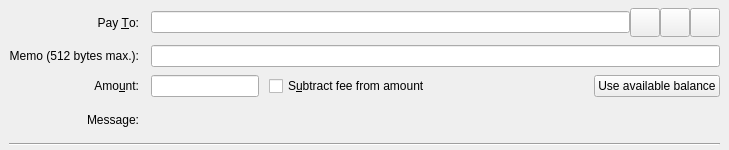
<?xml version="1.0" encoding="UTF-8"?>
<ui version="4.0">
 <class>SendCoinsEntry</class>
 <widget class="QStackedWidget" name="SendCoinsEntry">
  <property name="geometry">
   <rect>
    <x>0</x>
    <y>0</y>
    <width>729</width>
    <height>150</height>
   </rect>
  </property>
  <property name="focusPolicy">
   <enum>Qt::TabFocus</enum>
  </property>
  <property name="autoFillBackground">
   <bool>false</bool>
  </property>
  <widget class="QFrame" name="SendCoins">
   <property name="toolTip">
    <string>This is a normal payment.</string>
   </property>
   <property name="frameShape">
    <enum>QFrame::NoFrame</enum>
   </property>
   <layout class="QGridLayout" name="gridLayout">
    <property name="topMargin">
     <number>8</number>
    </property>
    <property name="bottomMargin">
     <number>4</number>
    </property>
    <property name="horizontalSpacing">
     <number>12</number>
    </property>
    <property name="verticalSpacing">
     <number>8</number>
    </property>
    <item row="0" column="0">
     <widget class="QLabel" name="payToLabel">
      <property name="text">
       <string>Pay &amp;To:</string>
      </property>
      <property name="alignment">
       <set>Qt::AlignRight|Qt::AlignTrailing|Qt::AlignVCenter</set>
      </property>
      <property name="buddy">
       <cstring>payTo</cstring>
      </property>
     </widget>
    </item>
    <item row="0" column="1">
     <layout class="QHBoxLayout" name="payToLayout">
      <property name="spacing">
       <number>0</number>
      </property>
      <item>
       <widget class="QValidatedLineEdit" name="payTo">
        <property name="toolTip">
         <string>The Komodo address to send the payment to</string>
        </property>
       </widget>
      </item>
      <item>
       <widget class="QToolButton" name="addressBookButton">
        <property name="toolTip">
         <string>Choose previously used address</string>
        </property>
        <property name="text">
         <string/>
        </property>
        <property name="icon">
         <iconset resource="../komodo.qrc">
          <normaloff>:/icons/address-book</normaloff>:/icons/address-book</iconset>
        </property>
        <property name="iconSize">
         <size>
          <width>22</width>
          <height>22</height>
         </size>
        </property>
        <property name="shortcut">
         <string>Alt+A</string>
        </property>
       </widget>
      </item>
      <item>
       <widget class="QToolButton" name="pasteButton">
        <property name="toolTip">
         <string>Paste address from clipboard</string>
        </property>
        <property name="text">
         <string/>
        </property>
        <property name="icon">
         <iconset resource="../komodo.qrc">
          <normaloff>:/icons/editpaste</normaloff>:/icons/editpaste</iconset>
        </property>
        <property name="iconSize">
         <size>
          <width>22</width>
          <height>22</height>
         </size>
        </property>
        <property name="shortcut">
         <string>Alt+P</string>
        </property>
       </widget>
      </item>
      <item>
       <widget class="QToolButton" name="deleteButton">
        <property name="toolTip">
         <string>Remove this entry</string>
        </property>
        <property name="text">
         <string/>
        </property>
        <property name="icon">
         <iconset resource="../komodo.qrc">
          <normaloff>:/icons/remove</normaloff>:/icons/remove</iconset>
        </property>
        <property name="iconSize">
         <size>
          <width>22</width>
          <height>22</height>
         </size>
        </property>
       </widget>
      </item>
     </layout>
    </item>
    <item row="1" column="0">
     <widget class="QLabel" name="labellLabel">
      <property name="text">
       <string>Memo (512 bytes max.):</string>
      </property>
      <property name="alignment">
       <set>Qt::AlignRight|Qt::AlignTrailing|Qt::AlignVCenter</set>
      </property>
      <property name="buddy">
       <cstring>addAsLabel</cstring>
      </property>
     </widget>
    </item>
    <item row="1" column="1">
     <widget class="QLineEdit" name="addAsLabel">
      <property name="toolTip">
       <string>Send an encrypted message with your transaction.</string>
      </property>
     </widget>
    </item>
    <item row="2" column="0">
     <widget class="QLabel" name="amountLabel">
      <property name="text">
       <string>Amo&amp;unt:</string>
      </property>
      <property name="alignment">
       <set>Qt::AlignRight|Qt::AlignTrailing|Qt::AlignVCenter</set>
      </property>
      <property name="buddy">
       <cstring>payAmount</cstring>
      </property>
     </widget>
    </item>
    <item row="2" column="1">
     <layout class="QHBoxLayout" name="horizontalLayoutAmount" stretch="0,1,0">
      <property name="spacing">
       <number>10</number>
      </property>
      <item>
       <widget class="KomodoAmountField" name="payAmount"/>
      </item>
      <item>
       <widget class="QCheckBox" name="checkboxSubtractFeeFromAmount">
        <property name="toolTip">
         <string>The fee will be deducted from the amount being sent. The recipient will receive less coins than you enter in the amount field. If multiple recipients are selected, the fee is split equally.</string>
        </property>
        <property name="text">
         <string>S&amp;ubtract fee from amount</string>
        </property>
       </widget>
      </item>
      <item>
       <widget class="QPushButton" name="useAvailableBalanceButton">
        <property name="text">
         <string>Use available balance</string>
        </property>
        <property name="icon">
         <iconset resource="../komodo.qrc">
          <normaloff>:/icons/all_balance</normaloff>:/icons/all_balance</iconset>
        </property>
       </widget>
      </item>
     </layout>
    </item>
    <item row="3" column="0">
     <widget class="QLabel" name="messageLabel">
      <property name="text">
       <string>Message:</string>
      </property>
      <property name="alignment">
       <set>Qt::AlignRight|Qt::AlignTrailing|Qt::AlignVCenter</set>
      </property>
     </widget>
    </item>
    <item row="3" column="1">
     <widget class="QLabel" name="messageTextLabel">
      <property name="toolTip">
       <string>A message that was attached to the komodo: URI which will be stored with the transaction for your reference. Note: This message will not be sent over the Komodo network.</string>
      </property>
      <property name="textFormat">
       <enum>Qt::PlainText</enum>
      </property>
     </widget>
    </item>
    <item row="4" column="0" colspan="2">
     <widget class="Line" name="line">
      <property name="orientation">
       <enum>Qt::Horizontal</enum>
      </property>
     </widget>
    </item>
   </layout>
  </widget>
  <widget class="QFrame" name="SendCoins_UnauthenticatedPaymentRequest">
   <property name="palette">
    <palette>
     <active>
      <colorrole role="WindowText">
       <brush brushstyle="SolidPattern">
        <color alpha="255">
         <red>0</red>
         <green>0</green>
         <blue>0</blue>
        </color>
       </brush>
      </colorrole>
      <colorrole role="Button">
       <brush brushstyle="SolidPattern">
        <color alpha="255">
         <red>255</red>
         <green>255</green>
         <blue>127</blue>
        </color>
       </brush>
      </colorrole>
      <colorrole role="Light">
       <brush brushstyle="SolidPattern">
        <color alpha="255">
         <red>255</red>
         <green>255</green>
         <blue>255</blue>
        </color>
       </brush>
      </colorrole>
      <colorrole role="Midlight">
       <brush brushstyle="SolidPattern">
        <color alpha="255">
         <red>255</red>
         <green>255</green>
         <blue>191</blue>
        </color>
       </brush>
      </colorrole>
      <colorrole role="Dark">
       <brush brushstyle="SolidPattern">
        <color alpha="255">
         <red>127</red>
         <green>127</green>
         <blue>63</blue>
        </color>
       </brush>
      </colorrole>
      <colorrole role="Mid">
       <brush brushstyle="SolidPattern">
        <color alpha="255">
         <red>170</red>
         <green>170</green>
         <blue>84</blue>
        </color>
       </brush>
      </colorrole>
      <colorrole role="Text">
       <brush brushstyle="SolidPattern">
        <color alpha="255">
         <red>0</red>
         <green>0</green>
         <blue>0</blue>
        </color>
       </brush>
      </colorrole>
      <colorrole role="BrightText">
       <brush brushstyle="SolidPattern">
        <color alpha="255">
         <red>255</red>
         <green>255</green>
         <blue>255</blue>
        </color>
       </brush>
      </colorrole>
      <colorrole role="ButtonText">
       <brush brushstyle="SolidPattern">
        <color alpha="255">
         <red>0</red>
         <green>0</green>
         <blue>0</blue>
        </color>
       </brush>
      </colorrole>
      <colorrole role="Base">
       <brush brushstyle="SolidPattern">
        <color alpha="255">
         <red>255</red>
         <green>255</green>
         <blue>255</blue>
        </color>
       </brush>
      </colorrole>
      <colorrole role="Window">
       <brush brushstyle="SolidPattern">
        <color alpha="255">
         <red>255</red>
         <green>255</green>
         <blue>127</blue>
        </color>
       </brush>
      </colorrole>
      <colorrole role="Shadow">
       <brush brushstyle="SolidPattern">
        <color alpha="255">
         <red>0</red>
         <green>0</green>
         <blue>0</blue>
        </color>
       </brush>
      </colorrole>
      <colorrole role="AlternateBase">
       <brush brushstyle="SolidPattern">
        <color alpha="255">
         <red>255</red>
         <green>255</green>
         <blue>191</blue>
        </color>
       </brush>
      </colorrole>
      <colorrole role="ToolTipBase">
       <brush brushstyle="SolidPattern">
        <color alpha="255">
         <red>255</red>
         <green>255</green>
         <blue>220</blue>
        </color>
       </brush>
      </colorrole>
      <colorrole role="ToolTipText">
       <brush brushstyle="SolidPattern">
        <color alpha="255">
         <red>0</red>
         <green>0</green>
         <blue>0</blue>
        </color>
       </brush>
      </colorrole>
     </active>
     <inactive>
      <colorrole role="WindowText">
       <brush brushstyle="SolidPattern">
        <color alpha="255">
         <red>0</red>
         <green>0</green>
         <blue>0</blue>
        </color>
       </brush>
      </colorrole>
      <colorrole role="Button">
       <brush brushstyle="SolidPattern">
        <color alpha="255">
         <red>255</red>
         <green>255</green>
         <blue>127</blue>
        </color>
       </brush>
      </colorrole>
      <colorrole role="Light">
       <brush brushstyle="SolidPattern">
        <color alpha="255">
         <red>255</red>
         <green>255</green>
         <blue>255</blue>
        </color>
       </brush>
      </colorrole>
      <colorrole role="Midlight">
       <brush brushstyle="SolidPattern">
        <color alpha="255">
         <red>255</red>
         <green>255</green>
         <blue>191</blue>
        </color>
       </brush>
      </colorrole>
      <colorrole role="Dark">
       <brush brushstyle="SolidPattern">
        <color alpha="255">
         <red>127</red>
         <green>127</green>
         <blue>63</blue>
        </color>
       </brush>
      </colorrole>
      <colorrole role="Mid">
       <brush brushstyle="SolidPattern">
        <color alpha="255">
         <red>170</red>
         <green>170</green>
         <blue>84</blue>
        </color>
       </brush>
      </colorrole>
      <colorrole role="Text">
       <brush brushstyle="SolidPattern">
        <color alpha="255">
         <red>0</red>
         <green>0</green>
         <blue>0</blue>
        </color>
       </brush>
      </colorrole>
      <colorrole role="BrightText">
       <brush brushstyle="SolidPattern">
        <color alpha="255">
         <red>255</red>
         <green>255</green>
         <blue>255</blue>
        </color>
       </brush>
      </colorrole>
      <colorrole role="ButtonText">
       <brush brushstyle="SolidPattern">
        <color alpha="255">
         <red>0</red>
         <green>0</green>
         <blue>0</blue>
        </color>
       </brush>
      </colorrole>
      <colorrole role="Base">
       <brush brushstyle="SolidPattern">
        <color alpha="255">
         <red>255</red>
         <green>255</green>
         <blue>255</blue>
        </color>
       </brush>
      </colorrole>
      <colorrole role="Window">
       <brush brushstyle="SolidPattern">
        <color alpha="255">
         <red>255</red>
         <green>255</green>
         <blue>127</blue>
        </color>
       </brush>
      </colorrole>
      <colorrole role="Shadow">
       <brush brushstyle="SolidPattern">
        <color alpha="255">
         <red>0</red>
         <green>0</green>
         <blue>0</blue>
        </color>
       </brush>
      </colorrole>
      <colorrole role="AlternateBase">
       <brush brushstyle="SolidPattern">
        <color alpha="255">
         <red>255</red>
         <green>255</green>
         <blue>191</blue>
        </color>
       </brush>
      </colorrole>
      <colorrole role="ToolTipBase">
       <brush brushstyle="SolidPattern">
        <color alpha="255">
         <red>255</red>
         <green>255</green>
         <blue>220</blue>
        </color>
       </brush>
      </colorrole>
      <colorrole role="ToolTipText">
       <brush brushstyle="SolidPattern">
        <color alpha="255">
         <red>0</red>
         <green>0</green>
         <blue>0</blue>
        </color>
       </brush>
      </colorrole>
     </inactive>
     <disabled>
      <colorrole role="WindowText">
       <brush brushstyle="SolidPattern">
        <color alpha="255">
         <red>127</red>
         <green>127</green>
         <blue>63</blue>
        </color>
       </brush>
      </colorrole>
      <colorrole role="Button">
       <brush brushstyle="SolidPattern">
        <color alpha="255">
         <red>255</red>
         <green>255</green>
         <blue>127</blue>
        </color>
       </brush>
      </colorrole>
      <colorrole role="Light">
       <brush brushstyle="SolidPattern">
        <color alpha="255">
         <red>255</red>
         <green>255</green>
         <blue>255</blue>
        </color>
       </brush>
      </colorrole>
      <colorrole role="Midlight">
       <brush brushstyle="SolidPattern">
        <color alpha="255">
         <red>255</red>
         <green>255</green>
         <blue>191</blue>
        </color>
       </brush>
      </colorrole>
      <colorrole role="Dark">
       <brush brushstyle="SolidPattern">
        <color alpha="255">
         <red>127</red>
         <green>127</green>
         <blue>63</blue>
        </color>
       </brush>
      </colorrole>
      <colorrole role="Mid">
       <brush brushstyle="SolidPattern">
        <color alpha="255">
         <red>170</red>
         <green>170</green>
         <blue>84</blue>
        </color>
       </brush>
      </colorrole>
      <colorrole role="Text">
       <brush brushstyle="SolidPattern">
        <color alpha="255">
         <red>127</red>
         <green>127</green>
         <blue>63</blue>
        </color>
       </brush>
      </colorrole>
      <colorrole role="BrightText">
       <brush brushstyle="SolidPattern">
        <color alpha="255">
         <red>255</red>
         <green>255</green>
         <blue>255</blue>
        </color>
       </brush>
      </colorrole>
      <colorrole role="ButtonText">
       <brush brushstyle="SolidPattern">
        <color alpha="255">
         <red>127</red>
         <green>127</green>
         <blue>63</blue>
        </color>
       </brush>
      </colorrole>
      <colorrole role="Base">
       <brush brushstyle="SolidPattern">
        <color alpha="255">
         <red>255</red>
         <green>255</green>
         <blue>127</blue>
        </color>
       </brush>
      </colorrole>
      <colorrole role="Window">
       <brush brushstyle="SolidPattern">
        <color alpha="255">
         <red>255</red>
         <green>255</green>
         <blue>127</blue>
        </color>
       </brush>
      </colorrole>
      <colorrole role="Shadow">
       <brush brushstyle="SolidPattern">
        <color alpha="255">
         <red>0</red>
         <green>0</green>
         <blue>0</blue>
        </color>
       </brush>
      </colorrole>
      <colorrole role="AlternateBase">
       <brush brushstyle="SolidPattern">
        <color alpha="255">
         <red>255</red>
         <green>255</green>
         <blue>127</blue>
        </color>
       </brush>
      </colorrole>
      <colorrole role="ToolTipBase">
       <brush brushstyle="SolidPattern">
        <color alpha="255">
         <red>255</red>
         <green>255</green>
         <blue>220</blue>
        </color>
       </brush>
      </colorrole>
      <colorrole role="ToolTipText">
       <brush brushstyle="SolidPattern">
        <color alpha="255">
         <red>0</red>
         <green>0</green>
         <blue>0</blue>
        </color>
       </brush>
      </colorrole>
     </disabled>
    </palette>
   </property>
   <property name="toolTip">
    <string>This is an unauthenticated payment request.</string>
   </property>
   <property name="autoFillBackground">
    <bool>true</bool>
   </property>
   <property name="frameShape">
    <enum>QFrame::NoFrame</enum>
   </property>
   <layout class="QGridLayout" name="gridLayout_is">
    <property name="spacing">
     <number>12</number>
    </property>
    <item row="0" column="0">
     <widget class="QLabel" name="payToLabel_is">
      <property name="text">
       <string>Pay To:</string>
      </property>
      <property name="alignment">
       <set>Qt::AlignRight|Qt::AlignTrailing|Qt::AlignVCenter</set>
      </property>
     </widget>
    </item>
    <item row="0" column="1">
     <layout class="QHBoxLayout" name="payToLayout_is">
      <property name="spacing">
       <number>0</number>
      </property>
      <item>
       <widget class="QLabel" name="payTo_is"/>
      </item>
      <item>
       <widget class="QToolButton" name="deleteButton_is">
        <property name="toolTip">
         <string>Remove this entry</string>
        </property>
        <property name="text">
         <string/>
        </property>
        <property name="icon">
         <iconset resource="../komodo.qrc">
          <normaloff>:/icons/remove</normaloff>:/icons/remove</iconset>
        </property>
       </widget>
      </item>
     </layout>
    </item>
    <item row="1" column="0">
     <widget class="QLabel" name="memoLabel_is">
      <property name="text">
       <string>Memo:</string>
      </property>
      <property name="alignment">
       <set>Qt::AlignRight|Qt::AlignTrailing|Qt::AlignVCenter</set>
      </property>
     </widget>
    </item>
    <item row="1" column="1">
     <widget class="QLabel" name="memoTextLabel_is">
      <property name="textFormat">
       <enum>Qt::PlainText</enum>
      </property>
     </widget>
    </item>
    <item row="2" column="0">
     <widget class="QLabel" name="amountLabel_is">
      <property name="text">
       <string>A&amp;mount:</string>
      </property>
      <property name="alignment">
       <set>Qt::AlignRight|Qt::AlignTrailing|Qt::AlignVCenter</set>
      </property>
      <property name="buddy">
       <cstring>payAmount_is</cstring>
      </property>
     </widget>
    </item>
    <item row="2" column="1">
     <widget class="KomodoAmountField" name="payAmount_is">
      <property name="acceptDrops">
       <bool>false</bool>
      </property>
     </widget>
    </item>
   </layout>
  </widget>
  <widget class="QFrame" name="SendCoins_AuthenticatedPaymentRequest">
   <property name="palette">
    <palette>
     <active>
      <colorrole role="WindowText">
       <brush brushstyle="SolidPattern">
        <color alpha="255">
         <red>0</red>
         <green>0</green>
         <blue>0</blue>
        </color>
       </brush>
      </colorrole>
      <colorrole role="Button">
       <brush brushstyle="SolidPattern">
        <color alpha="255">
         <red>140</red>
         <green>232</green>
         <blue>119</blue>
        </color>
       </brush>
      </colorrole>
      <colorrole role="Light">
       <brush brushstyle="SolidPattern">
        <color alpha="255">
         <red>230</red>
         <green>255</green>
         <blue>224</blue>
        </color>
       </brush>
      </colorrole>
      <colorrole role="Midlight">
       <brush brushstyle="SolidPattern">
        <color alpha="255">
         <red>185</red>
         <green>243</green>
         <blue>171</blue>
        </color>
       </brush>
      </colorrole>
      <colorrole role="Dark">
       <brush brushstyle="SolidPattern">
        <color alpha="255">
         <red>70</red>
         <green>116</green>
         <blue>59</blue>
        </color>
       </brush>
      </colorrole>
      <colorrole role="Mid">
       <brush brushstyle="SolidPattern">
        <color alpha="255">
         <red>93</red>
         <green>155</green>
         <blue>79</blue>
        </color>
       </brush>
      </colorrole>
      <colorrole role="Text">
       <brush brushstyle="SolidPattern">
        <color alpha="255">
         <red>0</red>
         <green>0</green>
         <blue>0</blue>
        </color>
       </brush>
      </colorrole>
      <colorrole role="BrightText">
       <brush brushstyle="SolidPattern">
        <color alpha="255">
         <red>155</red>
         <green>255</green>
         <blue>147</blue>
        </color>
       </brush>
      </colorrole>
      <colorrole role="ButtonText">
       <brush brushstyle="SolidPattern">
        <color alpha="255">
         <red>0</red>
         <green>0</green>
         <blue>0</blue>
        </color>
       </brush>
      </colorrole>
      <colorrole role="Base">
       <brush brushstyle="SolidPattern">
        <color alpha="255">
         <red>119</red>
         <green>255</green>
         <blue>233</blue>
        </color>
       </brush>
      </colorrole>
      <colorrole role="Window">
       <brush brushstyle="SolidPattern">
        <color alpha="255">
         <red>140</red>
         <green>232</green>
         <blue>119</blue>
        </color>
       </brush>
      </colorrole>
      <colorrole role="Shadow">
       <brush brushstyle="SolidPattern">
        <color alpha="255">
         <red>0</red>
         <green>0</green>
         <blue>0</blue>
        </color>
       </brush>
      </colorrole>
      <colorrole role="AlternateBase">
       <brush brushstyle="SolidPattern">
        <color alpha="255">
         <red>197</red>
         <green>243</green>
         <blue>187</blue>
        </color>
       </brush>
      </colorrole>
      <colorrole role="NoRole">
       <brush brushstyle="SolidPattern">
        <color alpha="255">
         <red>125</red>
         <green>194</green>
         <blue>122</blue>
        </color>
       </brush>
      </colorrole>
      <colorrole role="ToolTipBase">
       <brush brushstyle="SolidPattern">
        <color alpha="255">
         <red>255</red>
         <green>255</green>
         <blue>220</blue>
        </color>
       </brush>
      </colorrole>
      <colorrole role="ToolTipText">
       <brush brushstyle="SolidPattern">
        <color alpha="255">
         <red>0</red>
         <green>0</green>
         <blue>0</blue>
        </color>
       </brush>
      </colorrole>
     </active>
     <inactive>
      <colorrole role="WindowText">
       <brush brushstyle="SolidPattern">
        <color alpha="255">
         <red>0</red>
         <green>0</green>
         <blue>0</blue>
        </color>
       </brush>
      </colorrole>
      <colorrole role="Button">
       <brush brushstyle="SolidPattern">
        <color alpha="255">
         <red>140</red>
         <green>232</green>
         <blue>119</blue>
        </color>
       </brush>
      </colorrole>
      <colorrole role="Light">
       <brush brushstyle="SolidPattern">
        <color alpha="255">
         <red>230</red>
         <green>255</green>
         <blue>224</blue>
        </color>
       </brush>
      </colorrole>
      <colorrole role="Midlight">
       <brush brushstyle="SolidPattern">
        <color alpha="255">
         <red>185</red>
         <green>243</green>
         <blue>171</blue>
        </color>
       </brush>
      </colorrole>
      <colorrole role="Dark">
       <brush brushstyle="SolidPattern">
        <color alpha="255">
         <red>70</red>
         <green>116</green>
         <blue>59</blue>
        </color>
       </brush>
      </colorrole>
      <colorrole role="Mid">
       <brush brushstyle="SolidPattern">
        <color alpha="255">
         <red>93</red>
         <green>155</green>
         <blue>79</blue>
        </color>
       </brush>
      </colorrole>
      <colorrole role="Text">
       <brush brushstyle="SolidPattern">
        <color alpha="255">
         <red>0</red>
         <green>0</green>
         <blue>0</blue>
        </color>
       </brush>
      </colorrole>
      <colorrole role="BrightText">
       <brush brushstyle="SolidPattern">
        <color alpha="255">
         <red>155</red>
         <green>255</green>
         <blue>147</blue>
        </color>
       </brush>
      </colorrole>
      <colorrole role="ButtonText">
       <brush brushstyle="SolidPattern">
        <color alpha="255">
         <red>0</red>
         <green>0</green>
         <blue>0</blue>
        </color>
       </brush>
      </colorrole>
      <colorrole role="Base">
       <brush brushstyle="SolidPattern">
        <color alpha="255">
         <red>119</red>
         <green>255</green>
         <blue>233</blue>
        </color>
       </brush>
      </colorrole>
      <colorrole role="Window">
       <brush brushstyle="SolidPattern">
        <color alpha="255">
         <red>140</red>
         <green>232</green>
         <blue>119</blue>
        </color>
       </brush>
      </colorrole>
      <colorrole role="Shadow">
       <brush brushstyle="SolidPattern">
        <color alpha="255">
         <red>0</red>
         <green>0</green>
         <blue>0</blue>
        </color>
       </brush>
      </colorrole>
      <colorrole role="AlternateBase">
       <brush brushstyle="SolidPattern">
        <color alpha="255">
         <red>197</red>
         <green>243</green>
         <blue>187</blue>
        </color>
       </brush>
      </colorrole>
      <colorrole role="NoRole">
       <brush brushstyle="SolidPattern">
        <color alpha="255">
         <red>125</red>
         <green>194</green>
         <blue>122</blue>
        </color>
       </brush>
      </colorrole>
      <colorrole role="ToolTipBase">
       <brush brushstyle="SolidPattern">
        <color alpha="255">
         <red>255</red>
         <green>255</green>
         <blue>220</blue>
        </color>
       </brush>
      </colorrole>
      <colorrole role="ToolTipText">
       <brush brushstyle="SolidPattern">
        <color alpha="255">
         <red>0</red>
         <green>0</green>
         <blue>0</blue>
        </color>
       </brush>
      </colorrole>
     </inactive>
     <disabled>
      <colorrole role="WindowText">
       <brush brushstyle="SolidPattern">
        <color alpha="255">
         <red>70</red>
         <green>116</green>
         <blue>59</blue>
        </color>
       </brush>
      </colorrole>
      <colorrole role="Button">
       <brush brushstyle="SolidPattern">
        <color alpha="255">
         <red>140</red>
         <green>232</green>
         <blue>119</blue>
        </color>
       </brush>
      </colorrole>
      <colorrole role="Light">
       <brush brushstyle="SolidPattern">
        <color alpha="255">
         <red>230</red>
         <green>255</green>
         <blue>224</blue>
        </color>
       </brush>
      </colorrole>
      <colorrole role="Midlight">
       <brush brushstyle="SolidPattern">
        <color alpha="255">
         <red>185</red>
         <green>243</green>
         <blue>171</blue>
        </color>
       </brush>
      </colorrole>
      <colorrole role="Dark">
       <brush brushstyle="SolidPattern">
        <color alpha="255">
         <red>70</red>
         <green>116</green>
         <blue>59</blue>
        </color>
       </brush>
      </colorrole>
      <colorrole role="Mid">
       <brush brushstyle="SolidPattern">
        <color alpha="255">
         <red>93</red>
         <green>155</green>
         <blue>79</blue>
        </color>
       </brush>
      </colorrole>
      <colorrole role="Text">
       <brush brushstyle="SolidPattern">
        <color alpha="255">
         <red>70</red>
         <green>116</green>
         <blue>59</blue>
        </color>
       </brush>
      </colorrole>
      <colorrole role="BrightText">
       <brush brushstyle="SolidPattern">
        <color alpha="255">
         <red>155</red>
         <green>255</green>
         <blue>147</blue>
        </color>
       </brush>
      </colorrole>
      <colorrole role="ButtonText">
       <brush brushstyle="SolidPattern">
        <color alpha="255">
         <red>70</red>
         <green>116</green>
         <blue>59</blue>
        </color>
       </brush>
      </colorrole>
      <colorrole role="Base">
       <brush brushstyle="SolidPattern">
        <color alpha="255">
         <red>140</red>
         <green>232</green>
         <blue>119</blue>
        </color>
       </brush>
      </colorrole>
      <colorrole role="Window">
       <brush brushstyle="SolidPattern">
        <color alpha="255">
         <red>140</red>
         <green>232</green>
         <blue>119</blue>
        </color>
       </brush>
      </colorrole>
      <colorrole role="Shadow">
       <brush brushstyle="SolidPattern">
        <color alpha="255">
         <red>0</red>
         <green>0</green>
         <blue>0</blue>
        </color>
       </brush>
      </colorrole>
      <colorrole role="AlternateBase">
       <brush brushstyle="SolidPattern">
        <color alpha="255">
         <red>140</red>
         <green>232</green>
         <blue>119</blue>
        </color>
       </brush>
      </colorrole>
      <colorrole role="NoRole">
       <brush brushstyle="SolidPattern">
        <color alpha="255">
         <red>125</red>
         <green>194</green>
         <blue>122</blue>
        </color>
       </brush>
      </colorrole>
      <colorrole role="ToolTipBase">
       <brush brushstyle="SolidPattern">
        <color alpha="255">
         <red>255</red>
         <green>255</green>
         <blue>220</blue>
        </color>
       </brush>
      </colorrole>
      <colorrole role="ToolTipText">
       <brush brushstyle="SolidPattern">
        <color alpha="255">
         <red>0</red>
         <green>0</green>
         <blue>0</blue>
        </color>
       </brush>
      </colorrole>
     </disabled>
    </palette>
   </property>
   <property name="toolTip">
    <string>This is an authenticated payment request.</string>
   </property>
   <property name="autoFillBackground">
    <bool>true</bool>
   </property>
   <property name="frameShape">
    <enum>QFrame::NoFrame</enum>
   </property>
   <layout class="QGridLayout" name="gridLayout_s">
    <property name="spacing">
     <number>12</number>
    </property>
    <item row="0" column="0">
     <widget class="QLabel" name="payToLabel_s">
      <property name="text">
       <string>Pay To:</string>
      </property>
      <property name="alignment">
       <set>Qt::AlignRight|Qt::AlignTrailing|Qt::AlignVCenter</set>
      </property>
     </widget>
    </item>
    <item row="0" column="1">
     <layout class="QHBoxLayout" name="payToLayout_s">
      <property name="spacing">
       <number>0</number>
      </property>
      <item>
       <widget class="QLabel" name="payTo_s">
        <property name="textFormat">
         <enum>Qt::PlainText</enum>
        </property>
       </widget>
      </item>
      <item>
       <widget class="QToolButton" name="deleteButton_s">
        <property name="toolTip">
         <string>Remove this entry</string>
        </property>
        <property name="text">
         <string/>
        </property>
        <property name="icon">
         <iconset resource="../komodo.qrc">
          <normaloff>:/icons/remove</normaloff>:/icons/remove</iconset>
        </property>
       </widget>
      </item>
     </layout>
    </item>
    <item row="1" column="0">
     <widget class="QLabel" name="memoLabel_s">
      <property name="text">
       <string>Memo:</string>
      </property>
      <property name="alignment">
       <set>Qt::AlignRight|Qt::AlignTrailing|Qt::AlignVCenter</set>
      </property>
     </widget>
    </item>
    <item row="1" column="1">
     <widget class="QLabel" name="memoTextLabel_s">
      <property name="textFormat">
       <enum>Qt::PlainText</enum>
      </property>
     </widget>
    </item>
    <item row="2" column="0">
     <widget class="QLabel" name="amountLabel_s">
      <property name="text">
       <string>A&amp;mount:</string>
      </property>
      <property name="alignment">
       <set>Qt::AlignRight|Qt::AlignTrailing|Qt::AlignVCenter</set>
      </property>
      <property name="buddy">
       <cstring>payAmount_s</cstring>
      </property>
     </widget>
    </item>
    <item row="2" column="1">
     <widget class="KomodoAmountField" name="payAmount_s">
      <property name="acceptDrops">
       <bool>false</bool>
      </property>
     </widget>
    </item>
   </layout>
  </widget>
 </widget>
 <customwidgets>
  <customwidget>
   <class>QValidatedLineEdit</class>
   <extends>QLineEdit</extends>
   <header>qvalidatedlineedit.h</header>
  </customwidget>
  <customwidget>
   <class>KomodoAmountField</class>
   <extends>QLineEdit</extends>
   <header>komodoamountfield.h</header>
   <container>1</container>
  </customwidget>
 </customwidgets>
 <tabstops>
  <tabstop>payTo</tabstop>
  <tabstop>addressBookButton</tabstop>
  <tabstop>pasteButton</tabstop>
  <tabstop>deleteButton</tabstop>
  <tabstop>addAsLabel</tabstop>
  <tabstop>payAmount</tabstop>
  <tabstop>payAmount_is</tabstop>
  <tabstop>deleteButton_is</tabstop>
  <tabstop>payAmount_s</tabstop>
  <tabstop>deleteButton_s</tabstop>
 </tabstops>
 <resources>
  <include location="../komodo.qrc"/>
 </resources>
 <connections/>
</ui>
